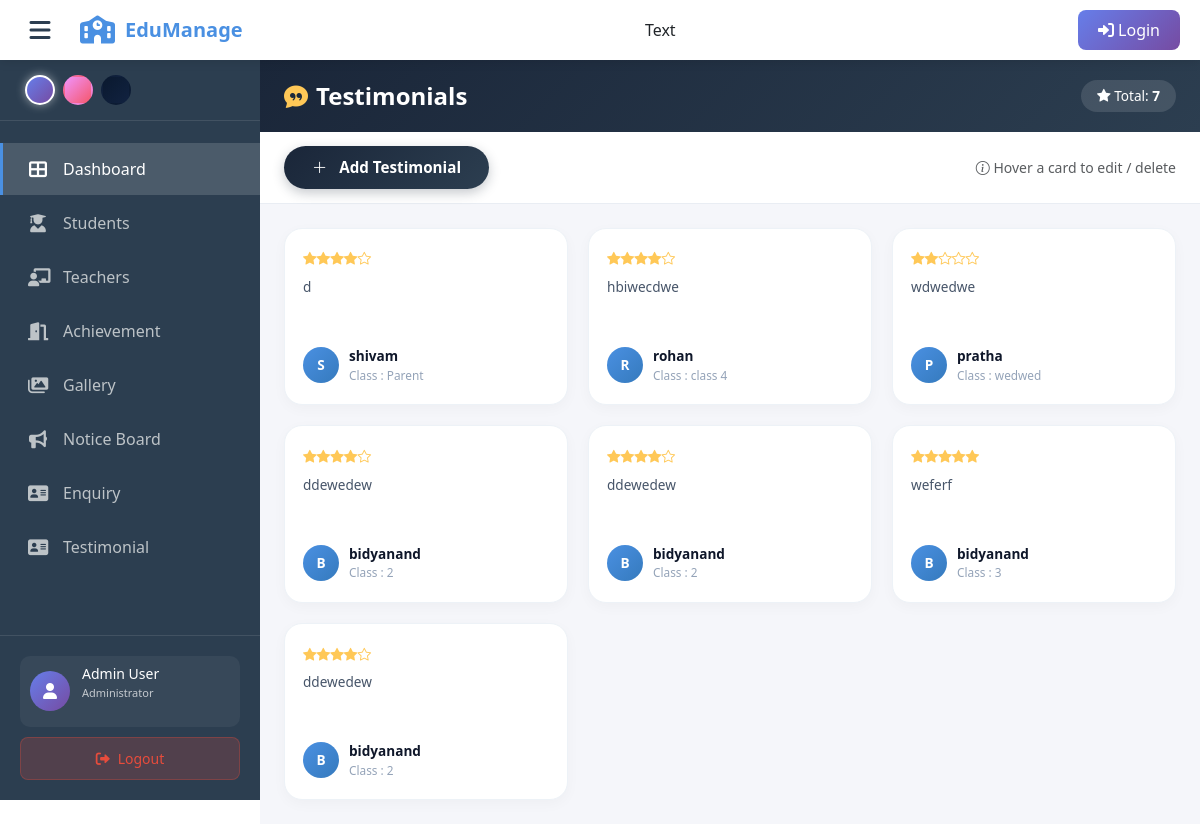
Screenshot of /frontend/admin/testimonial/testimonial.php (signed in) with the database file from the repository.
### tables this page shows
CREATE TABLE `testimonials` (
  `id` int(11) NOT NULL,
  `name` varchar(100) NOT NULL,
  `class` varchar(50) DEFAULT 'Parent',
  `review_text` text NOT NULL,
  `rating` int(11) DEFAULT 5,
  `created_at` timestamp NOT NULL DEFAULT current_timestamp()
);

### frontend/admin/testimonial/testimonial.php (the view, shortened to what this page needs)
<?php
include '../../../backend/con1.php';
$result = $conn->query("SELECT id, name, class, review_text, rating, created_at FROM testimonials ORDER BY id DESC");
$reviews = [];
while ($row = $result->fetch_assoc()) { $reviews[] = $row; }
$total = count($reviews);
function renderStars($rating) {
    $out = '';
    for ($i = 1; $i <= 5; $i++) {
        $out .= $i <= $rating ? '<i class="bi bi-star-fill"></i>' : '<i class="bi bi-star"></i>';
    }
    return $out;
}
?>
<!DOCTYPE html>
<html lang="en">
<head>
    <link rel="stylesheet" href="https://cdnjs.cloudflare.com/ajax/libs/font-awesome/6.0.0/css/all.min.css">
    <link href="https://cdn.jsdelivr.net/npm/bootstrap@5.3.0/dist/css/bootstrap.min.css" rel="stylesheet" />
    <link rel="stylesheet" href="https://cdn.jsdelivr.net/npm/bootstrap-icons@1.11.3/font/bootstrap-icons.min.css" />
    <link rel="stylesheet" href="../../comp/nav/nav.css">
    <link rel="stylesheet" href="../../comp/sidebar/sidebar.css">
    <link rel="stylesheet" href="testimonial.css">
</head>
<body data-theme="light-blue">
<?php include_once('../../comp/nav/nav.php'); ?>
<div class="main-container">
    <?php include_once('../../comp/sidebar/sidebar.php'); ?>
    <div class="main-content" id="mainContent">
        <header class="tm-header">
            <div class="brand"><i class="bi bi-chat-quote-fill"></i> Testimonials</div>
            <span class="count-badge"><i class="bi bi-star-fill"></i> Total: <span id="totalCount"><?= $total ?></span></span>
        </header>
        <section class="tm-actionbar">
            <button class="btn-add-tm" data-bs-toggle="modal" data-bs-target="#addTmModal">
                <i class="bi bi-plus-lg"></i> Add Testimonial
            </button>
            <small class="text-muted"><i class="bi bi-info-circle"></i> Hover a card to edit / delete</small>
        </section>
        <div class="tm-grid" id="tmGrid">
            <?php if (empty($reviews)): ?>
                <div class="tm-empty">
                    <i class="bi bi-chat-square-dots"></i>
                    No testimonials yet.
                </div>
            <?php else: ?>
                <?php foreach ($reviews as $r): ?>
                    <div class="tm-card"
                         data-id="<?= $r['id'] ?>"
                         data-name="<?= htmlspecialchars($r['name']) ?>"
                         data-class="<?= htmlspecialchars($r['class']) ?>"
                         data-review="<?= htmlspecialchars($r['review_text']) ?>"
                         data-rating="<?= $r['rating'] ?>">
                        <div class="tm-stars"><?= renderStars($r['rating']) ?></div>
                        <p class="tm-text"><?= htmlspecialchars($r['review_text']) ?></p>
                        <div class="tm-author">
                            <div class="tm-avatar"><?= strtoupper(substr($r['name'], 0, 1)) ?></div>
                            <div>
                                <p class="tm-name"><?= htmlspecialchars($r['name']) ?></p>
                                <p class="tm-role">Class : <?= htmlspecialchars($r['class'] ?: 'Parent') ?></p>
                            </div>
                        </div>
                    </div>
                <?php endforeach; ?>
            <?php endif; ?>
        </div>
    </div>
</div>
</body>
</html>

### frontend/comp/nav/nav.php (shortened to what this page needs)
<!DOCTYPE html>
<html lang="en">
<head>
</head>
<body>
    <nav class="navbar">
        <div class="navbar-left">
            <button class="sidebar-toggle" onclick="toggleSidebar()" id="sidebarToggle" title="Toggle Sidebar">
                <i class="fas fa-bars"></i>
            </button>
            <div class="brand-logo">
                <i class="fas fa-school"></i>
                <span>EduManage</span>
            </div>
        </div>
        <div>Text</div>
        <div class="navbar-right">
            <button class="login-btn" >
                <i class="fas fa-sign-in-alt"></i> Login
            </button>
        </div>
    </nav>
</body>
</html>

### frontend/comp/sidebar/sidebar.php (shortened to what this page needs)
<!DOCTYPE html>
<html lang="en">
<head>
</head>
<body>
    <div class="sidebar" id="sidebar">
    <div class="theme-selector">
        <button class="theme-btn light-blue active" onclick="changeTheme('light-blue')"
            title="Light Blue Theme"></button>
        <button class="theme-btn yellow" onclick="changeTheme('yellow')" title="Yellow Theme"></button>
        <button class="theme-btn neon-blue" onclick="changeTheme('neon-blue')" title="Neon Blue Theme"></button>
    </div>
    <div class="sidebar-menu">
        <a class="menu-item active" href="/sms_teacher/frontend/admin/index.php">
            <i class="fas fa-th-large"></i>
            <span>Dashboard</span>
        </a>
        <a class="menu-item" onclick="showSection('students')">
            <i class="fas fa-user-graduate"></i>
            <span>Students</span>
        </a>
        <a class="menu-item" href="/sms_teacher/frontend/admin/teacher/teacher.php">
            <i class="fas fa-chalkboard-teacher"></i>
            <span>Teachers</span>
        </a>
        <a class="menu-item" href="/sms_teacher/frontend/admin/achievement/achievement.php">
            <i class="fas fa-door-open"></i>
            <span>Achievement</span>
        </a>
        <a class="menu-item" href="/sms_teacher/frontend/admin/gallery/gallery.php">
            <i class="fas fa-images"></i>
            <span>Gallery</span>
        </a>
        <a class="menu-item" href="/sms_teacher/frontend/admin/notice/notice.php">
            <i class="fas fa-bullhorn"></i>
            <span>Notice Board</span>
        </a>
        <a class="menu-item" href="/sms_teacher/frontend/admin/enquiry/enquiry.php">
            <i class="fas fa-address-card"></i>
            <span>Enquiry</span>
        </a>
        <a class="menu-item" href="/sms_teacher/frontend/admin/testimonial/testimonial.php">
            <i class="fas fa-address-card"></i>
            <span>Testimonial</span>
        </a>
    </div>
    <div class="sidebar-footer">
        <div class="user-profile">
            <div class="user-avatar">
                <i class="fas fa-user"></i>
            </div>
            <div class="user-info-sidebar">
                <h4 id="userName">Admin User</h4>
                <p id="userRole">Administrator</p>
            </div>
        </div>
        <button class="logout-btn" onclick="handleLogout()">
            <i class="fas fa-sign-out-alt"></i> Logout
        </button>
    </div>
</div>
</body>
</html>

### frontend/comp/nav/nav.css (style rules this page uses)
:root { --primary-color: #4a90e2; --secondary-color: #2c3e50; --bg-gradient: linear-gradient(135deg, #667eea 0%, #764ba2 100%); --navbar-height: 60px; --sidebar-width: 260px; --light-bg: #f5f6fa; }
[data-theme="light-blue"] { --primary-color: #4a90e2; --secondary-color: #2c3e50; --bg-gradient: linear-gradient(135deg, #667eea 0%, #764ba2 100%); --sidebar-bg: #2c3e50; --navbar-bg: #ffffff; --text-color: #333; }
body { padding-top: var(--navbar-height) !important; margin: 0 !important; }
.navbar { position: fixed !important; top: 0 !important; left: 0 !important; right: 0 !important; height: var(--navbar-height) !important; background: var(--navbar-bg, #ffffff); box-shadow: 0 2px 10px rgba(0,0,0,0.1); display: flex !important; align-items: center; justify-content: space-between; padding: 0 20px; z-index: 2000 !important; }
.navbar-left { display: flex; align-items: center; gap: 20px; }
.sidebar-toggle { background: none; border: none; font-size: 24px; cursor: pointer; color: var(--secondary-color); width: 40px; height: 40px; display: flex; align-items: center; justify-content: center; border-radius: 8px; transition: all 0.3s ease; }
.brand-logo { display: flex; align-items: center; gap: 10px; font-size: 20px; font-weight: bold; color: var(--primary-color); }
.brand-logo i { font-size: 28px; }
.navbar-right { display: flex; align-items: center; gap: 12px; }
.login-btn { padding: 8px 20px; background: var(--bg-gradient); color: white; border: none; border-radius: 8px; cursor: pointer; font-weight: 500; transition: all 0.3s ease; text-decoration: none; }

### frontend/comp/sidebar/sidebar.css (style rules this page uses)
.main-container { display: flex !important; min-height: calc(100vh - var(--navbar-height)) !important; width: 100% !important; }
.main-content { flex: 1 1 auto !important; min-width: 0 !important; width: auto !important; background: var(--light-bg); overflow-x: hidden; }
.sidebar { width: var(--sidebar-width) !important; flex: 0 0 var(--sidebar-width) !important; background: var(--sidebar-bg, #2c3e50); color: white; transition: all 0.3s ease; overflow-y: auto; display: flex; flex-direction: column; position: sticky !important; left: auto !important; top: var(--navbar-height) !important; height: calc(100vh - var(--navbar-height)) !important; z-index: 100; }
.theme-selector { display: flex; gap: 8px; padding: 15px 25px; border-bottom: 1px solid rgba(255,255,255,0.1); }
.theme-btn { width: 30px; height: 30px; border-radius: 50%; border: 2px solid transparent; cursor: pointer; transition: all 0.3s ease; }
.theme-btn.active { border-color: white; box-shadow: 0 0 10px rgba(255,255,255,0.5); }
.theme-btn.light-blue { background: linear-gradient(135deg, #667eea, #764ba2); }
.theme-btn.yellow { background: linear-gradient(135deg, #f093fb, #f5576c); }
.theme-btn.neon-blue { background: linear-gradient(135deg, #0a192f, #112240); }
.sidebar-menu { flex: 1; padding: 20px 0; }
.menu-item { padding: 14px 25px; display: flex; align-items: center; cursor: pointer; transition: all 0.3s ease; border-left: 3px solid transparent; color: #bdc3c7; text-decoration: none; margin: 2px 0; }
.menu-item.active { background: rgba(255,255,255,0.15); border-left-color: var(--primary-color); color: white; }
.menu-item i { margin-right: 15px; width: 20px; text-align: center; font-size: 18px; }
.sidebar-footer { padding: 20px; border-top: 1px solid rgba(255,255,255,0.1); margin-top: auto; }
.user-profile { display: flex; align-items: center; gap: 12px; padding: 10px; border-radius: 10px; background: rgba(255,255,255,0.05); margin-bottom: 10px; }
.user-avatar { width: 40px; height: 40px; border-radius: 50%; background: var(--bg-gradient); display: flex; align-items: center; justify-content: center; font-weight: bold; flex-shrink: 0; }
.user-info-sidebar { flex: 1; min-width: 0; }
.user-info-sidebar h4 { font-size: 14px; margin-bottom: 2px; white-space: nowrap; overflow: hidden; text-overflow: ellipsis; }
.user-info-sidebar p { font-size: 11px; opacity: 0.7; }
.logout-btn { width: 100%; padding: 10px; background: rgba(231, 76, 60, 0.2); color: #e74c3c; border: 1px solid rgba(231, 76, 60, 0.3); border-radius: 8px; cursor: pointer; transition: all 0.3s ease; display: flex; align-items: center; justify-content: center; gap: 8px; font-size: 14px; }

### rows the page displays
testimonials: rating 4 (drawn), review_text "d", name "S", name "shivam", class "Parent"
testimonials: rating 4 (drawn), review_text "hbiwecdwe", name "R", name "rohan", class "class 4"
testimonials: rating 2 (drawn), review_text "wdwedwe", name "P", name "pratha", class "wedwed"
testimonials: rating 4 (drawn), review_text "ddewedew", name "B", name "bidyanand", class "2"
testimonials: rating 4 (drawn), review_text "ddewedew", name "B", name "bidyanand", class "2"
testimonials: rating 5 (drawn), review_text "weferf", name "B", name "bidyanand", class "3"
testimonials: rating 4 (drawn), review_text "ddewedew", name "B", name "bidyanand", class "2"

### other values shown
$total "7"
